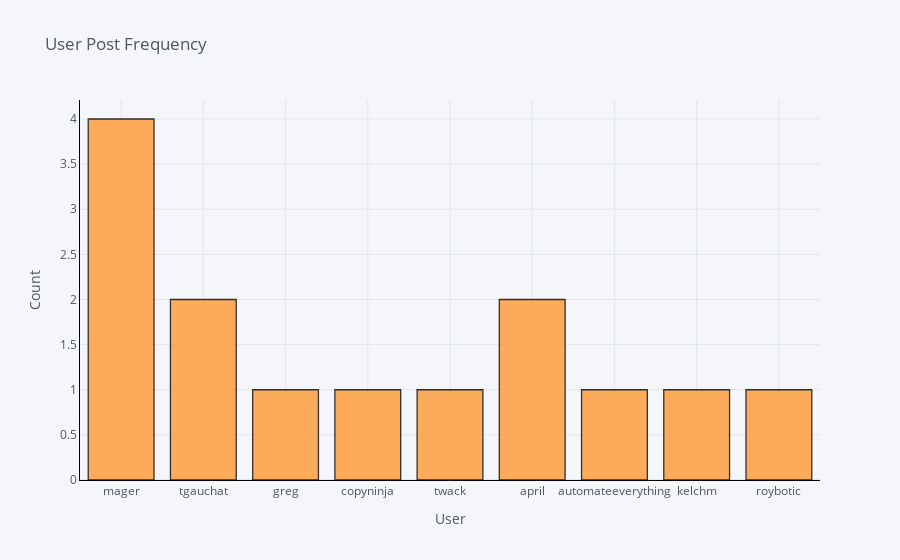

Here is the notebook cell this chart was saved with:
### Code cell
df['User'].iplot(
    kind='hist',
    bins=10,
    xTitle='User',
    linecolor='black',
    yTitle='Count',
    title='User Post Frequency')

### Figure 1 — Plotly figure (JSON) as saved in the notebook; plotly's stock layout.template omitted (floating-point values rounded to 4 significant figures)
{"data": [{"histfunc": "count", "histnorm": "", "marker": {"color": "rgba(255, 153, 51, 1.0)", "line": {"color": "#000000", "width": 1.3}}, "name": "User", "nbinsx": 10, "opacity": 0.8, "orientation": "v", "type": "histogram", "x": ["mager", "tgauchat", "mager", "tgauchat", "greg", "copyninja", "mager", "twack", "mager", "april", "automateeverything", "kelchm", "april", "roybotic"]}], "layout": {"barmode": "overlay", "legend": {"bgcolor": "#F5F6F9", "font": {"color": "#4D5663"}}, "paper_bgcolor": "#F5F6F9", "plot_bgcolor": "#F5F6F9", "title": {"font": {"color": "#4D5663"}, "text": "User Post Frequency"}, "xaxis": {"gridcolor": "#E1E5ED", "linecolor": "black", "showgrid": true, "tickfont": {"color": "#4D5663"}, "title": {"font": {"color": "#4D5663"}, "text": "User"}, "zerolinecolor": "#E1E5ED"}, "yaxis": {"gridcolor": "#E1E5ED", "linecolor": "black", "showgrid": true, "tickfont": {"color": "#4D5663"}, "title": {"font": {"color": "#4D5663"}, "text": "Count"}, "zerolinecolor": "#E1E5ED"}}}
